Frame 1 (no input): blank canvas, image omitted
Frame 60 (no input): blank canvas, image omitted
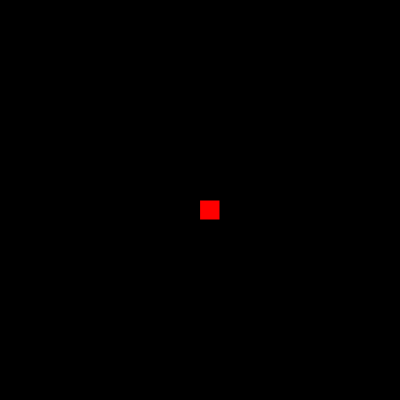
Frame 120 (the mouse pressed at the canvas centre since frame 60)

The p5.js sketch whose frames 1 and 60 were blank and that drew this single picture after the mouse press (run headless with seeded random() and noise() and a simulated clock; from frame 60 on, the mouse is pressed at the canvas centre):

// p5.js sketch
// ── sketch.js
function setup() {
    createCanvas(400, 400);
    background("black");
  }
  
  function draw() {
    
    stroke
    fill("red");
    
    if(mouseIsPressed){
    rect(mouseX, mouseY, 20, 20);
     }
  }
